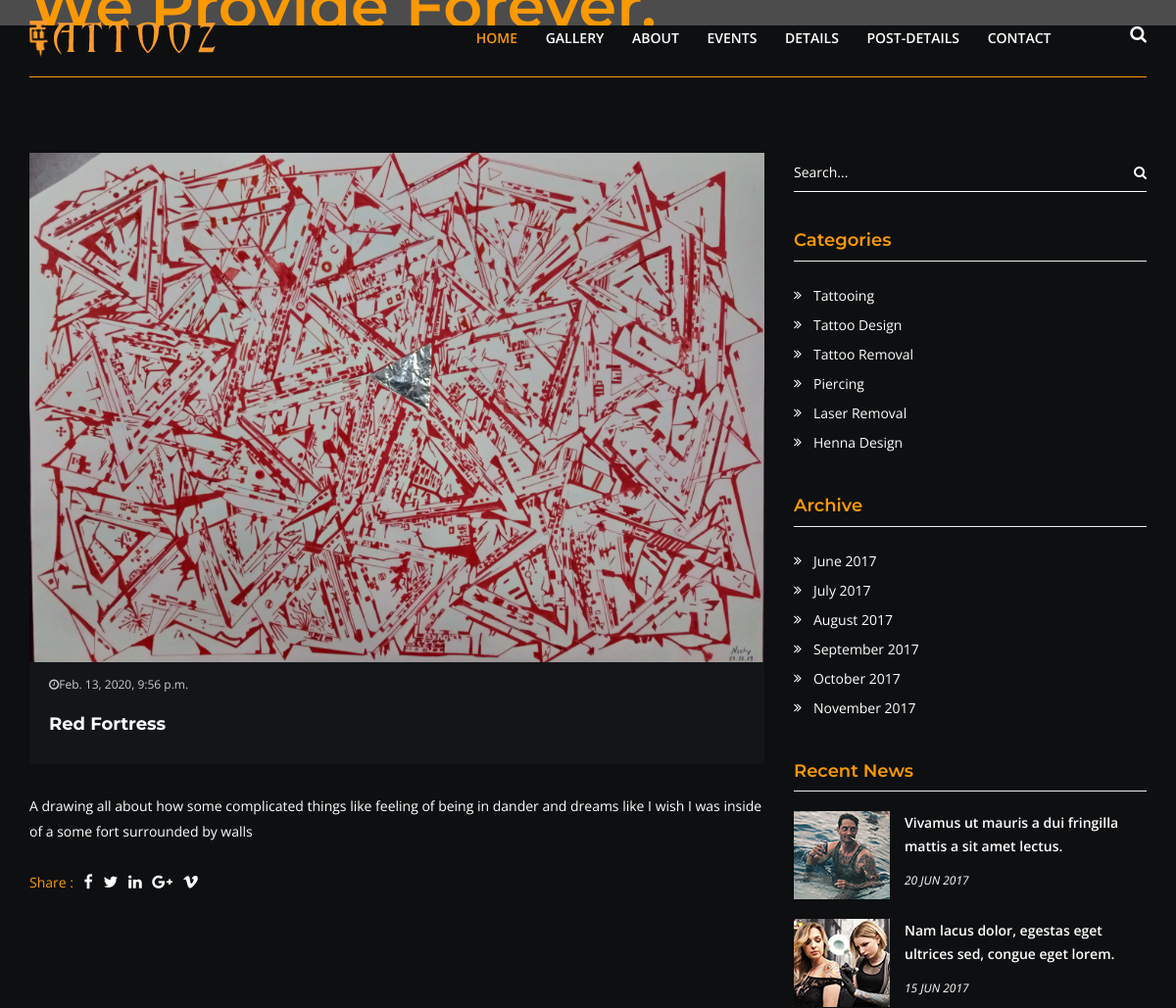
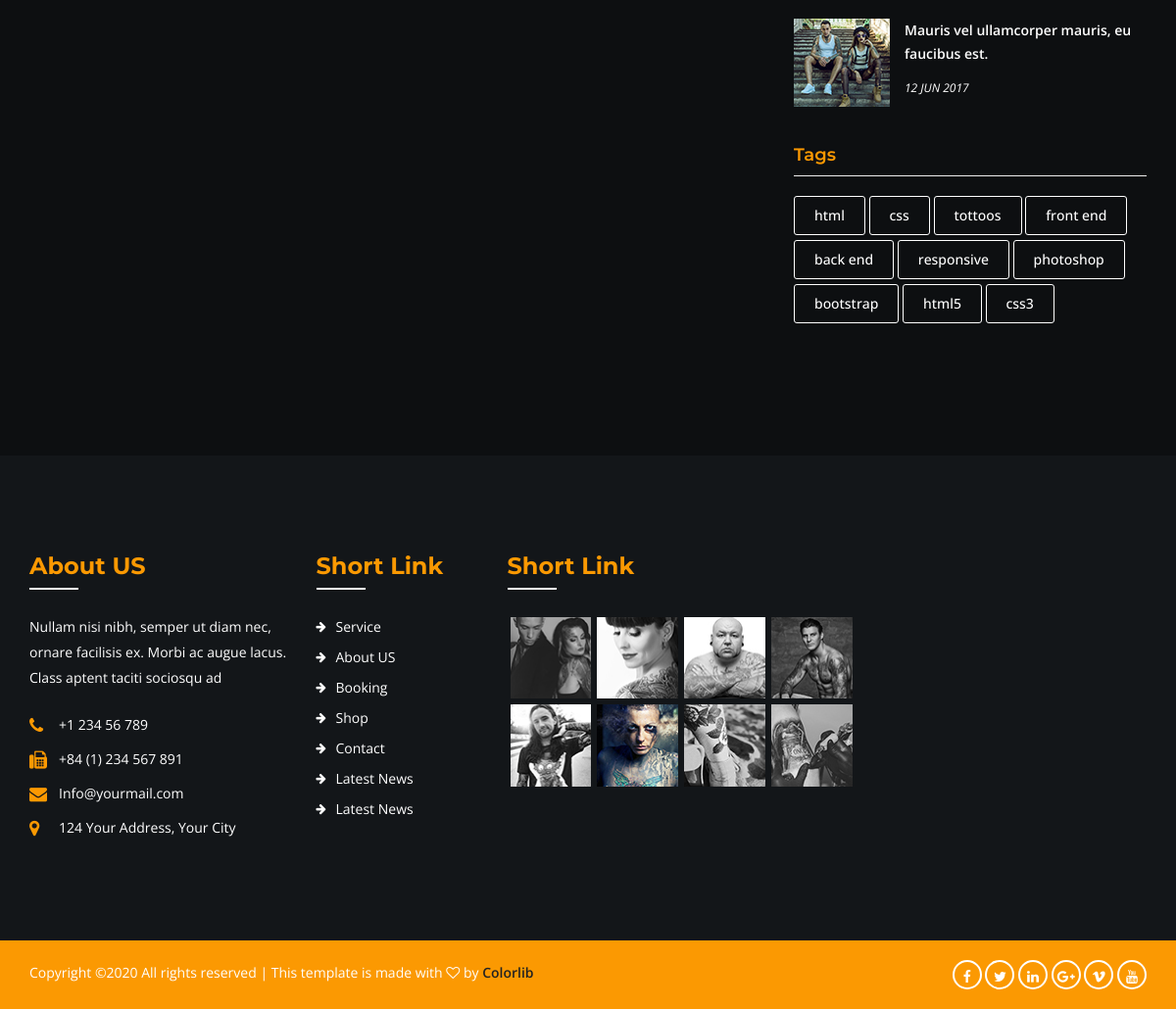
/details/9/, run on the app's committed database (2 pictures, top to bottom).
### content/models.py (models this page shows, shortened)
class Drawing(models.Model):
    title = models.CharField(max_length=100)
    thumbnail = models.ImageField(null=True, blank=True)
    overview = models.TextField()
    timestamp = models.DateTimeField(auto_now_add=True)
    date = models.TextField()
    sold = models.BooleanField(null=True)
    price = models.TextField()
    shops = models.TextField()

### art/views.py (the view)
# urls.py: path('details/<id>/', details, name='post-detail'),
def details(request, id):
    drawing = get_object_or_404(Drawing, id=id)
    context = {
        'drawing': drawing,
    }
    return render(request, 'details.html', context)

### templates/details.html
{% extends "base.html" %}
{% load static %}
{% block content %}
        <div class="blog-details-area bg-1">
            <div class="container">
                <div class="row">
                    <div class="col-md-8 col-xs-12">
                        <div class="row">
                            <div class="col-xs-12">
                                <div class="blog-wrap">
                                    <div class="blog-img">
                                        <img src="{{ drawing.thumbnail.url }}" alt="">
                                    </div>
                                    <div class="blog-content">
                                        <ul class="blog-meta">
                                            <li><a href="#"><i class="fa fa-clock-o"></i>{{ drawing.timestamp }}</a></li>
                                        </ul>
                                        <h3>{{ drawing.title }}</h3>
                                    </div>
                                </div>
                                <div class="blog-details-wrap">
                                    <p>{{ drawing.overview }}</p>
                                    <div class="socila-link">
                                        <ul>
                                            <li>Share :</li>
                                            <li><a href="#"><i class="fa fa-facebook"></i></a></li>
                                            <li><a href="#"><i class="fa fa-twitter"></i></a></li>
                                            <li><a href="#"><i class="fa fa-linkedin"></i></a></li>
                                            <li><a href="#"><i class="fa fa-google-plus"></i></a></li>
                                            <li><a href="#"><i class="fa fa-vimeo"></i></a></li>
                                        </ul>
                                    </div>
                                </div>
                            </div>
                        </div>
                    </div>
                    <div class="col-md-4 col-xs-12 col-sm-6">
                        <aside class="sidebar-wrap">
                            <div class="search-wrap widget">
                                <form action="#">
                                    <input type="text" placeholder="Search...">
                                    <button><i class="fa fa-search"></i></button>
                                </form>
                            </div>
                            <div class="widget sidebar-menu">
                                <h3 class="widget-title">Categories</h3>
                                <ul>
                                    <li><a href="#">Tattooing</a></li>
                                    <li><a href="#">Tattoo Design</a></li>
                                    <li><a href="#">Tattoo Removal</a></li>
                                    <li><a href="#">Piercing</a></li>
                                    <li><a href="#">Laser Removal</a></li>
                                    <li><a href="#">Henna Design</a></li>
                                </ul>
                            </div>
                            <div class="widget sidebar-menu">
                                <h3 class="widget-title">Archive</h3>
                                <ul>
                                    <li><a href="#">June 2017</a></li>
                                    <li><a href="#">July 2017</a></li>
                                    <li><a href="#">August 2017</a></li>
                                    <li><a href="#">September 2017</a></li>
                                    <li><a href="#">October 2017</a></li>
                                    <li><a href="#">November 2017</a></li>
                                </ul>
                            </div>
                            <div class="widget recent-post">
                                <h3 class="widget-title">Recent News</h3>
                                <ul>
                                    <li>
                                        <div class="post-img">
                                            <img src="{% static 'assets/images/post/1.jpg' %}" alt="">
                                        </div>
                                        <div class="post-content">
                                            <a href="#">Vivamus ut mauris a dui fringilla mattis a sit amet lectus.</a>
                                            <p>20 JUN 2017</p>
                                        </div>
                                    </li>
                                    <li>
                                        <div class="post-img">
                                            <img src="{% static 'assets/images/post/2.jpg' %}" alt="">
                                        </div>
                                        <div class="post-content">
                                            <a href="#">Nam lacus dolor, egestas eget ultrices sed, congue eget lorem.</a>
                                            <p>15 JUN 2017</p>
                                        </div>
                                    </li>
                                    <li>
                                        <div class="post-img">
                                            <img src="{% static 'assets/images/post/3.jpg' %}" alt="">
                                        </div>
                                        <div class="post-content">
                                            <a href="#">Mauris vel ullamcorper mauris, eu faucibus est.</a>
                                            <p>12 JUN 2017</p>
                                        </div>
                                    </li>
                                </ul>
                            </div>
                            <div class="widget tag-wrap">
                                <h3 class="widget-title">Tags</h3>
                                <ul>
                                    <li><a href="#">html</a> </li>
                                    <li><a href="#">css</a> </li>
                                    <li><a href="#">tottoos</a> </li>
                                    <li><a href="#">front end</a> </li>
                                    <li><a href="#">back end</a> </li>
                                    <li><a href="#">responsive</a> </li>
                                    <li><a href="#">photoshop</a> </li>
                                    <li><a href="#">bootstrap</a> </li>
                                    <li><a href="#">html5</a> </li>
                                    <li><a href="#">css3</a> </li>
                                </ul>
                            </div>
                        </aside>
                    </div>
                </div>
            </div>
        </div>
{% endblock content %}

### static_in_env/assets/css/styles.css (style rules this page uses)
* { margin:0; padding:0; }
body { color:#fff; font-family: 'Open Sans', sans-serif; line-height:26px; background:#fff; font-weight: 400; }
img { max-width:100%; height:auto }
p { margin:0px; color: #fff; }
h1, h2, h3, h4, h5, h6 { color: #fb9902; margin-bottom: 10px; margin-top: 0px; font-family: 'Montserrat', sans-serif; }
input, button { transition:all .3s; -webkit-transition:all .3s; -moz-transition:all .3s; }
a { -webkit-transition:all 0.3s ease 0s; transition: all 0.3s ease 0s; -webkit-transition:all .3s; -moz-transition:all .3s; text-decoration:none; color:#fff; font-size:14px; }
ul { list-style: outside none none; margin: 0; padding: 0; }
:before,:after { -webkit-transition: all .3s; transition: all .3s; }
.bg-1 { background:#0d0f11; }
.blog-wrap { margin-bottom: 30px; background: #131619; }
.blog-img img { width: 100%; }
.blog-content { overflow: hidden; padding: 10px 20px 30px; }
.blog-content ul { margin-bottom: 10px; }
.blog-content ul li { display: inline-block; margin-right: 10px; }
.blog-content ul li:last-child { margin-right: 0px; }
.blog-content ul li a { display: block; color: #ccc; font-size: 12px; }
.blog-content h3 { font-size: 17px; font-weight: 700; margin-bottom: 20px; text-transform: capitalize; }
.blog-content a { display: inline-block; float: right; color: #fff; }
.widget { margin-bottom: 40px; }
.search-wrap form { position: relative; }
.search-wrap input { width: 100%; height: 40px; padding-right: 45px; border:none; border-bottom: 1px solid #fff; background: transparent; }
.search-wrap button { position: absolute; right: 0px; background: transparent; border:none; color: #fff; height: 40px; top: 0px; }
.widget .widget-title { font-size: 18px; font-weight: 600; padding-bottom: 10px; margin-bottom: 20px; border-bottom: 1px solid #eee; }
.sidebar-menu ul li { line-height: 30px; }
.sidebar-menu ul li a { position: relative; padding-left: 20px; }
.sidebar-menu ul li a:before { position: absolute; left: 0; top: 50%; content: "\f101"; font-family: fontawesome; -webkit-transform: translateY(-50%); transform: translateY(-50%); }
.recent-post ul li { overflow: hidden; margin-bottom: 20px; }
.recent-post ul li:last-child { margin-bottom: 0px; }
.post-img { float: left; margin-right: 15px; }
.post-content { overflow: hidden; }
.post-content a { display: block; font-weight: 600; line-height: 24px; margin-bottom: 10px; }
.post-content p { font-size: 12px; font-style: italic; }
.tag-wrap ul li { display: inline-block; margin-bottom: 5px; }
.tag-wrap ul li a { display: block; padding: 6px 20px; border:1px solid #fff; font-weight: 500; border-radius: 3px; }
.tag-wrap { margin-bottom: 0px; }
.blog-details-area { padding: 130px 0px; }
.blog-details-area .blog-content h3 { color: #fff; font-size: 18px; color: #fff; margin-bottom: 0px; }
.blog-details-wrap p { margin-bottom: 25px; }
.socila-link { margin-bottom: 100px; }
.socila-link ul li { display: inline-block; color: #fb9902; }
.socila-link ul li a { font-size: 16px; margin-left: 7px; }

### data on the page
Drawing: thumbnail (picture), timestamp "Feb. 13, 2020, 9:56 p.m.", title "Red Fortress", overview "A drawing all about how some complicated things like feeling of being in dander and dreams like I wish I was inside of a some fort surrounded by walls"
